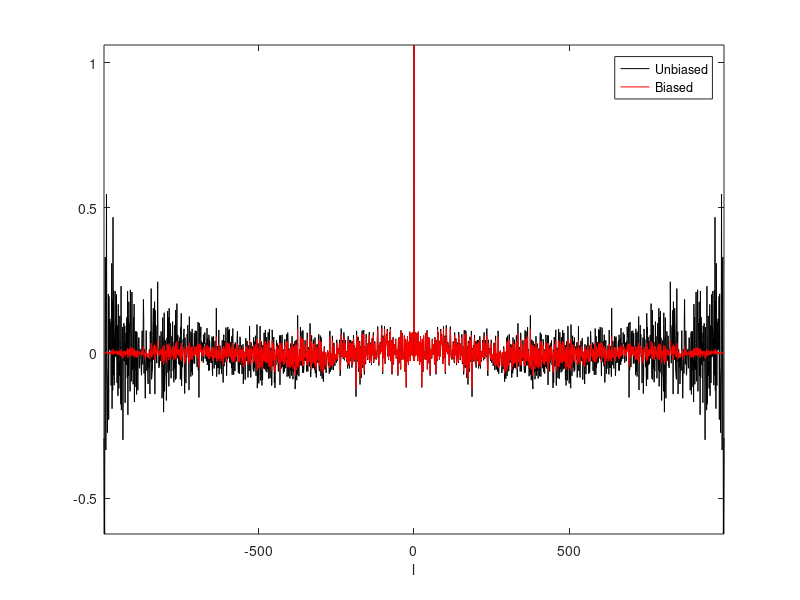

Here is the MATLAB script that generated this plot: (Note: this script raises an error after producing the figure.)
%% Initializing
clc;
clear all;
close all;
%% Q1
N=1000;
n=0:N-1;
WGN=randn(1,N);
% Q1.1
WGN_mean=mean(WGN);
% Q1.2
WGN_variance=var(WGN);
% Q1.3
Rb=xcorr(WGN,'biased');
Rub=xcorr(WGN,'unbiased');
lmax=N-1;
l=-lmax:lmax;
% Q1.4
figure,plot(l,Rub,'k',l,Rb,'r'),axis('tight');
xlabel('l');
legend('Unbiased','Biased');

%% Q2
N=1000000;
beta=0.01;
Ts=10;
Ntr=10/(beta*Ts);
N0=Ntr+N;
V=Langevin(N0,beta,Ts);
V=V(Ntr+1:N0);

%Q2.1
V_mean=mean(V);

% Q2.2
V_variance=var(V);

% Q2.3
lmax=100;
l=-lmax:lmax;
Rth=1/(2*beta)*exp(-beta*abs(Ts*l));
Rub=xcorr(V,lmax,'unbiased');
Rb=xcorr(V,lmax,'biased');
figure,plot(l,Rth,'k',l,Rub,'bx',l,Rb,'ro'),axis('tight');
xlabel('l'),legend('Theoretical','Unbiased','Biased');
